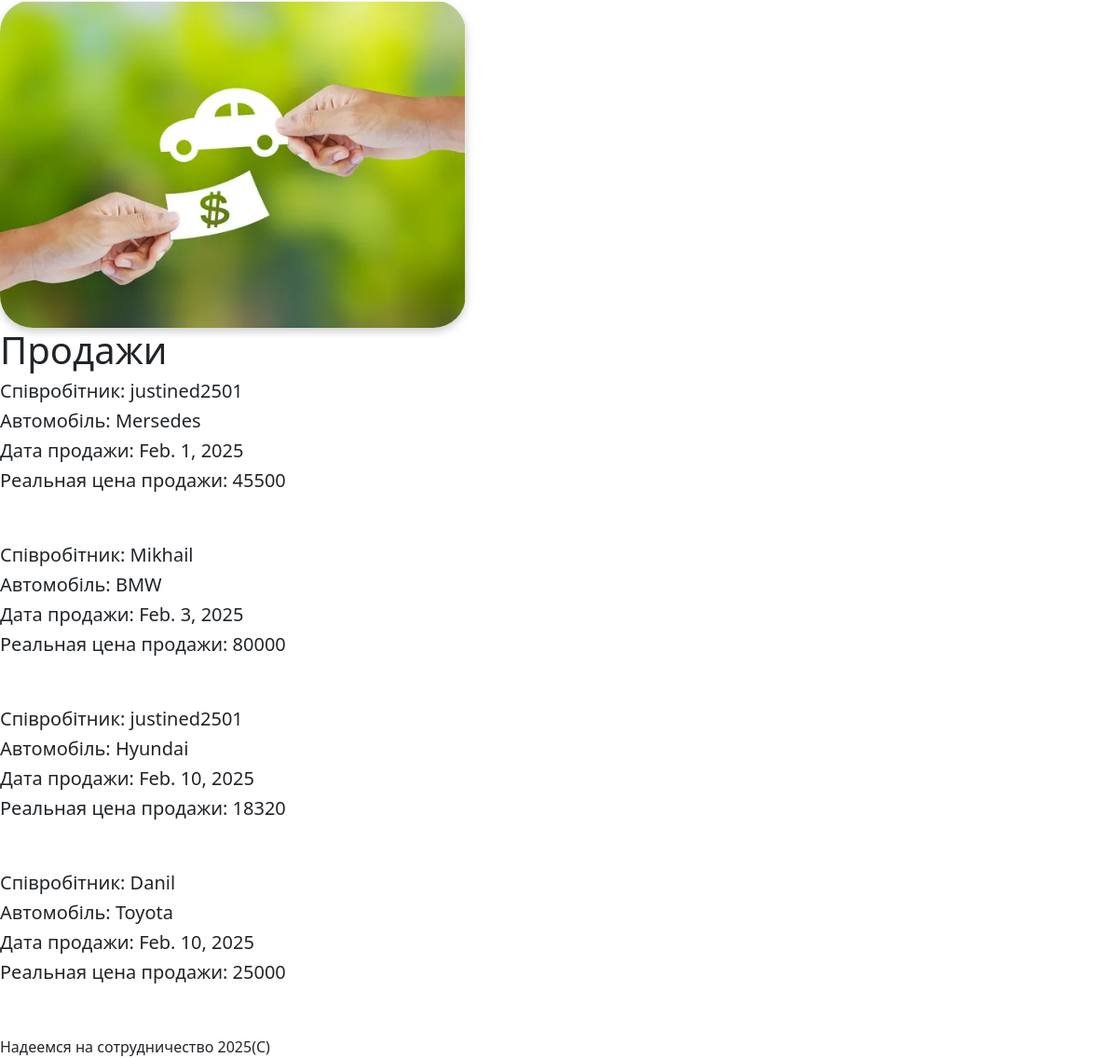
Screenshot of /worker/5/shop with the database file from the repository.
### worker/models.py (models this page shows, shortened)
class Sales(models.Model):
    worker = models.ForeignKey(User, on_delete=models.CASCADE, verbose_name="Співробітник")
    auto = models.ForeignKey(Auto, on_delete=models.CASCADE, verbose_name="Автомобіль")
    date = models.DateField("Дата продажи")
    really_cost = models.IntegerField("Реальная цена продажи")

class User(models.Model):
    name = models.CharField("Iмя", max_length=15)
    surname = models.CharField("Прізвище", max_length=15)
    patronymic = models.CharField("По-батькові", max_length=15)
    post = models.CharField("Посада", max_length=30)
    number = models.CharField("Телефон", max_length=15)
    email = models.EmailField("Email")
    count_of_sold_cars = models.IntegerField("Продано машин")
    sold_car = models.ManyToManyField("Auto")
    def __str__(self):
        return self.name

class Auto(models.Model):
    title = models.CharField("Назва виробника", max_length=15)
    year_of_release = models.IntegerField("Рiк випуску")
    model = models.CharField("Модель", max_length=15)
    Cost = models.DecimalField("Собівартість", max_digits=10, decimal_places=2)
    selling_price = models.DecimalField("Потенційна ціна продажу", max_digits=10, decimal_places=2)
    is_sell = models.BooleanField(default=False)
    def __str__(self):
        return self.title

### worker/views.py (the view)
# urls.py: path('<int:user_id>/shop', views.shop, name="shop"),
def shop(request, user_id):
    shop = Sales.objects.all
    return render(request, "worker/shop.html", {'shop': shop})

### worker/templates/worker/shop.html (shortened to what this page needs)
{% extends 'main/layout.html' %}
{% block content %}
<h1>Продажи</h1>
{% for i in shop %}
<div>
    <h5>Співробітник: {{ i.worker }}</h5>
    <h5>Автомобіль: {{ i.auto }}</h5>
    <h5>Дата продажи: {{ i.date }}</h5>
    <h5>Реальная цена продажи: {{ i.really_cost }}</h5>
</div><br><br>
{% endfor %}
{% endblock %}

### rows the page displays
Sales: worker "justined2501", auto "Mersedes", date "Feb. 1, 2025", really_cost "45500"
Sales: worker "Mikhail", auto "BMW", date "Feb. 3, 2025", really_cost "80000"
Sales: worker "justined2501", auto "Hyundai", date "Feb. 10, 2025", really_cost "18320"
Sales: worker "Danil", auto "Toyota", date "Feb. 10, 2025", really_cost "25000"
